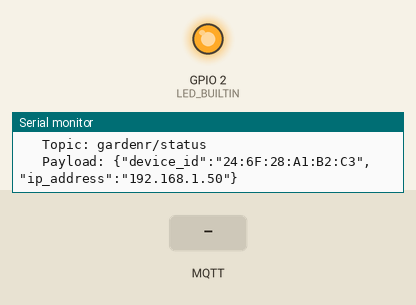
A program run on a simulated ESP8266 (Wemos D1 mini). Parts: output pins drawn as LEDs (lit = HIGH, except the on-board LED, lit = LOW), the last lines printed to the serial monitor. The test bench sets the inputs (shaded band). WiFi joins after 1.5 s; servers stay silent unless stated; random numbers use the default seed unless the program sets one; no MQTT or app messages arrive unless stated.

Above: at 2.7 s.
2.8 s: MQTT message "1" arrives on the first subscribed topic
At 5.6 s:
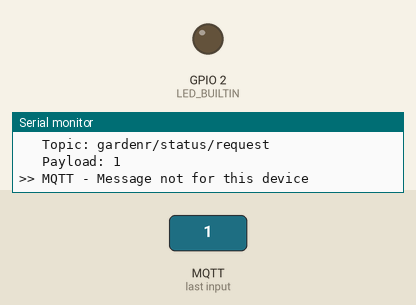
5.8 s: MQTT message "0" arrives on the first subscribed topic
At 7.1 s:
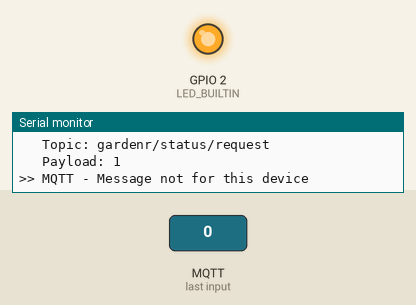
8.8 s: MQTT message "2" arrives on the first subscribed topic
At 11.5 s:
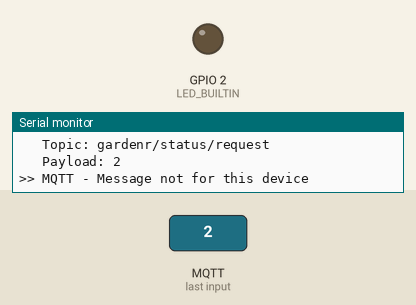
Timing chart, 0 to 13.0 s (numbered marks = the images above; inputs shaded):
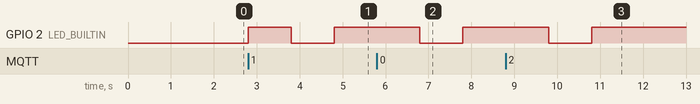

The program:

main.cpp
```cpp
#include <Arduino.h>
#include "./networking/wifi/wifi.h"
#include "./networking/ota/ota.h"
#include "./networking/mqtt/mqtt.h"

//---- WiFi settings
const char* wifi_name = "BT-NMCJWC";
const char* wifi_password = "bLXRnYmP9FJQR6";

void setup() {
    Serial.begin(115200);
    Serial.println("");
    pinMode(LED_BUILTIN, OUTPUT);

    wifi_setup(wifi_name, wifi_password);
    ota_setup();
    mqtt_setup();
}

void loop() {
    mqtt_loop();
}
```

mqtt.cpp
```cpp
#include <Arduino.h>
#include <ESP8266WiFi.h>
#include <PubSubClient.h>
#include "mqttSettings.h"
#include "./utils/utils.h"
#include "./utils/vars.h"
#include "./utils/mqttUtils.h"
#include "./sensors/moisture_readings.h"

// Debug
const String context = "MQTT";

// Subscibers
const char* statusRequestSubscriber = "gardenr/status/request";
const char* moistureRequestedSubscriber = "gardenr/humidity/request";
// Publishers
const char* pub_mqttStatus = "gardenr/status";
const char* pub_moisture = "gardenr/humidity/value";

void subscribe() {
    client.subscribe(statusRequestSubscriber);
    client.subscribe(moistureRequestedSubscriber);
}

void deliverToSubscribers(char* topic) {
    if ((String) topic == statusRequestSubscriber) {
        DynamicJsonDocument json(1024);
        publishJson(client, (char*) pub_mqttStatus, json);
    }
    if ((String) topic == moistureRequestedSubscriber) {
        SoilMoistureReading soilMoistureReading = getSoilMoistureReading();
        DynamicJsonDocument json(1024);
        json["soil_moisture_value"] = String(soilMoistureReading.value);
        json["soil_moisture_percent"] = String(soilMoistureReading.percentage);
        publishJson(client, (char*) pub_moisture, json);
    };
}

void callback(char* topic, byte* payload, unsigned int length) {
    String payloadString = buildPayloadString(payload, length);

    blink();
    printDebugTitle(context, "Message Arrived");
    printDebugKeyValue("Topic", topic);
    printDebugKeyValue("Payload", payloadString);

    // Stop if there is a payload and the mac address is not the same as the device
    if (payloadString != "" && WiFi.macAddress() != payloadString) {
      printDebugTitle(context, "Message not for this device");
      return;
    }

    deliverToSubscribers(topic);
}

void reconnect() {
    while (!client.connected()) { // Loop until we're reconnected
        printDebugTitle(context, "Attempting MQTT connection..");
        if (client.connect(createRandomClientId().c_str(), mqtt_user, mqtt_password)) {
            printDebugKeyValue("Status", "connected");
            DynamicJsonDocument json(1024);
            publishJson(client, (char*) pub_mqttStatus, json);
            subscribe();
        } else {
            printDebugKeyValue("Status", "Failed (try again in 5 seconds)");
            Serial.println(client.state());
            delay(5000); // Wait 5 seconds before retrying
        }
    }
}

void mqtt_setup() {
    espClient.setInsecure();
    client.setServer(mqtt_server, mqtt_port);
    client.setCallback(callback);
}

void mqtt_loop() {
    if (!client.connected()) {
       reconnect();
    }
    client.loop();
}
```

mqtt.h
```cpp
void mqtt_setup();
void mqtt_loop();
```

mqttUtils.cpp
```cpp
#include <Arduino.h>
#include <ESP8266WiFi.h>
#include <PubSubClient.h>
#include "./utils/utils.h"

// Debug
const String context = "MQTT";

void publishJson(PubSubClient &client, char* topic, DynamicJsonDocument json) {
    json["device_id"] = WiFi.macAddress();
    json["ip_address"] = WiFi.localIP().toString();

    char buffer[256];
    serializeJson(json, buffer);
    if (client.publish(topic, buffer)) {
        printDebugTitle(context, "Message published");
        printDebugKeyValue("Topic", topic);
        printDebugKeyValue("Payload", buffer);
    } else {
        printDebugTitle(context, "Error publishing");
        printDebugKeyValue("Topic", topic);
        printDebugKeyValue("Payload", buffer);
    }
}

String buildPayloadString(byte* payload, unsigned int length) {
    String payloadMacString = "";
    for (int i = 0; i < length; i++) {
        payloadMacString += (char)payload[i];
    }
    return payloadMacString;
}

String createRandomClientId(){
    String clientId = "ESP8266Client-";
    clientId += String(random(0xffff), HEX);
    return clientId;
}
```

mqttUtils.h
```cpp
#include <Arduino.h>
#include <PubSubClient.h>
#include <ArduinoJson.h>

void publishJson(PubSubClient &client, char* topic, DynamicJsonDocument json);
String buildPayloadString(byte* payload, unsigned int length);
String createRandomClientId();
```

vars.h
```cpp
#include <ESP8266WiFi.h>
#include <PubSubClient.h>

#define MSG_BUFFER_SIZE  (50)
char msg[MSG_BUFFER_SIZE];

WiFiClientSecure espClient;
PubSubClient client(espClient);
```

ota.cpp
```cpp
#include <AsyncElegantOTA.h>

AsyncWebServer server(80);

void ota_setup() {
    AsyncElegantOTA.begin(&server);
    server.begin();
}
```

ota.h
```cpp
void ota_setup();
```

wifi.cpp
```cpp
#include "wifi.h"
#include <Arduino.h>
#include <ESP8266WiFi.h>
#include "./utils/utils.h"

// Debug
const String logContext = "WiFi";

void wifi_setup(const char * name, const char * pass) {
  delay(10);

  printDebugTitle(logContext, "Connecting");
  printDebugKeyValue("Network", name);

  WiFi.enableInsecureWEP(true);
  WiFi.begin(name, pass);

  Serial.print("   .");
  while (WiFi.status() != WL_CONNECTED) {
    delay(500);
    Serial.print(".");
  }
  Serial.println("");

  randomSeed(micros());

  printDebugTitle(logContext, "Connected");
  printDebugKeyValue("IP Address", WiFi.localIP().toString());
}
```

wifi.h
```cpp
void wifi_setup(const char * name, const char * pass);
```

moisture_readings.cpp
```cpp
#include <Arduino.h>
#include "moisture_readings.h"
#include "./utils/utils.h"

// Debug
const String context = "Moisture Sensor";

// SENSOR PIN
#define SENSOR_IN 0

// CALIBRATION VALUES
const int DRY_MAX = 860;
const int WATER_MAX = 470;

int calculatePercent(int value) {
  int soilMoisturePercent = map(value, DRY_MAX, WATER_MAX, 0, 100);

  if (soilMoisturePercent < 0) {
    soilMoisturePercent = 0;
  }
  if (soilMoisturePercent > 100) {
    soilMoisturePercent = 100;
  }

  return soilMoisturePercent;
}

SoilMoistureReading getSoilMoistureReading() {
  printDebugTitle(context, "Moisture Read");

  SoilMoistureReading soilMoistureReading;

  soilMoistureReading.value = analogRead(SENSOR_IN);
  printDebugKeyValue("value", String(soilMoistureReading.value));

  soilMoistureReading.percentage = calculatePercent(soilMoistureReading.value);
  printDebugKeyValue("percentage", String(soilMoistureReading.percentage));

  return soilMoistureReading;
}
```

moisture_readings.h
```cpp
#include <Arduino.h>

typedef struct {
    int value;
    int percentage;
} SoilMoistureReading;

SoilMoistureReading getSoilMoistureReading();
```

utils.cpp
```cpp
#include <Arduino.h>
#include <ArduinoJson.h>
#include <ESP8266WiFi.h>

void blink() {
  digitalWrite(LED_BUILTIN, HIGH);
  delay(1000);
  digitalWrite(LED_BUILTIN, LOW);
  delay(1000);
  digitalWrite(LED_BUILTIN, HIGH);
}

void printDebugTitle(String context, String title) {
    Serial.print(">> ");
    Serial.print(context);
    Serial.print(" - ");
    Serial.println(title);
}

void printDebugKeyValue(String key, String value) {
    Serial.print("   ");
    Serial.print(key);
    Serial.print(": ");
    Serial.println(value);
}
```

utils.h
```cpp
#include <ArduinoJson.h>

void blink();
void printDebugTitle(String context, String title);
void printDebugKeyValue(String key, String value);
```

mqttSettings.h
```cpp
// Broker settings
const char* mqtt_server = "cdf160a295004c78ad30b866765d66da.s2.eu.hivemq.cloud";
const int mqtt_port = 8883;
const char* mqtt_user = "smartlords";
const char* mqtt_password = ".Hrnd4vVMZA#q.J";
```

Measured:
- after the input at 2.8 s, GPIO 2 (LED_BUILTIN): LOW → HIGH at once, → LOW 1.0 s later, → HIGH 1.0 s later
- after the input at 5.8 s, GPIO 2 (LED_BUILTIN): HIGH → LOW after 1.0 s, → HIGH 1.0 s later
- after the input at 8.8 s, GPIO 2 (LED_BUILTIN): HIGH → LOW after 1.0 s, → HIGH 1.0 s later
